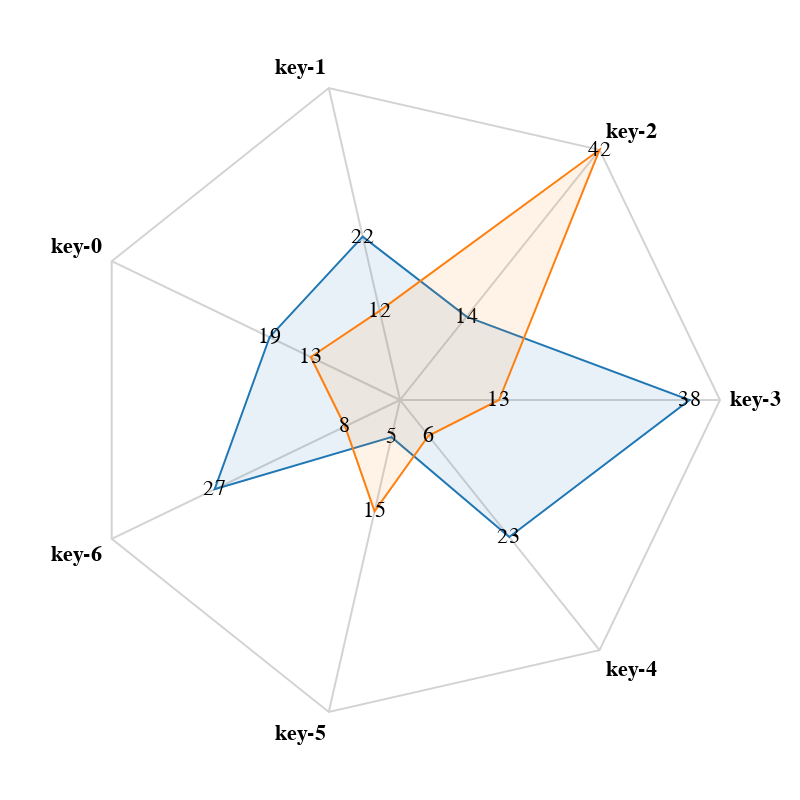

Notebook cell for this chart:
### Markdown cell above
## Radar Chart

### Code cell
using VegaLite

@vgplot(
    height=400,
    padding=40,
    marks=[
        {
            name="categories",
            marks=[
                {
                    name="category-line",
                    encode={
                        enter={
                            stroke={
                                field="category",
                                scale="color"
                            },
                            interpolate={
                                value="linear-closed"
                            },
                            x={
                                signal="scale('radial', datum.value) * cos(scale('angular', datum.key))"
                            },
                            strokeWidth={
                                value=1
                            },
                            fillOpacity={
                                value=0.1
                            },
                            fill={
                                field="category",
                                scale="color"
                            },
                            y={
                                signal="scale('radial', datum.value) * sin(scale('angular', datum.key))"
                            }
                        }
                    },
                    from={
                        data="facet"
                    },
                    type="line"
                },
                {
                    name="value-text",
                    encode={
                        enter={
                            align={
                                value="center"
                            },
                            x={
                                signal="datum.x"
                            },
                            text={
                                signal="datum.datum.value"
                            },
                            baseline={
                                value="middle"
                            },
                            fill={
                                value="black"
                            },
                            y={
                                signal="datum.y"
                            }
                        }
                    },
                    from={
                        data="category-line"
                    },
                    type="text"
                }
            ],
            zindex=1,
            from={
                facet={
                    name="facet",
                    data="table",
                    groupby=[
                        "category"
                    ]
                }
            },
            type="group"
        },
        {
            name="radial-grid",
            encode={
                enter={
                    stroke={
                        value="lightgray"
                    },
                    x2={
                        signal="radius * cos(scale('angular', datum.key))"
                    },
                    x={
                        value=0
                    },
                    y2={
                        signal="radius * sin(scale('angular', datum.key))"
                    },
                    strokeWidth={
                        value=1
                    },
                    y={
                        value=0
                    }
                }
            },
            zindex=0,
            from={
                data="keys"
            },
            type="rule"
        },
        {
            name="key-label",
            encode={
                enter={
                    align=[
                        {
                            test="abs(scale('angular', datum.key)) > PI / 2",
                            value="right"
                        },
                        {
                            value="left"
                        }
                    ],
                    fontWeight={
                        value="bold"
                    },
                    x={
                        signal="(radius + 5) * cos(scale('angular', datum.key))"
                    },
                    text={
                        field="key"
                    },
                    baseline=[
                        {
                            test="scale('angular', datum.key) > 0",
                            value="top"
                        },
                        {
                            test="scale('angular', datum.key) == 0",
                            value="middle"
                        },
                        {
                            value="bottom"
                        }
                    ],
                    fill={
                        value="black"
                    },
                    y={
                        signal="(radius + 5) * sin(scale('angular', datum.key))"
                    }
                }
            },
            zindex=1,
            from={
                data="keys"
            },
            type="text"
        },
        {
            name="outer-line",
            encode={
                enter={
                    stroke={
                        value="lightgray"
                    },
                    interpolate={
                        value="linear-closed"
                    },
                    x={
                        field="x2"
                    },
                    strokeWidth={
                        value=1
                    },
                    y={
                        field="y2"
                    }
                }
            },
            from={
                data="radial-grid"
            },
            type="line"
        }
    ],
    encode={
        enter={
            x={
                signal="radius"
            },
            y={
                signal="radius"
            }
        }
    },
    data=[
        {
            name="table",
            values=[
                {
                    key="key-0",
                    value=19,
                    category=0
                },
                {
                    key="key-1",
                    value=22,
                    category=0
                },
                {
                    key="key-2",
                    value=14,
                    category=0
                },
                {
                    key="key-3",
                    value=38,
                    category=0
                },
                {
                    key="key-4",
                    value=23,
                    category=0
                },
                {
                    key="key-5",
                    value=5,
                    category=0
                },
                {
                    key="key-6",
                    value=27,
                    category=0
                },
                {
                    key="key-0",
                    value=13,
                    category=1
                },
                {
                    key="key-1",
                    value=12,
                    category=1
                },
                {
                    key="key-2",
                    value=42,
                    category=1
                },
                {
                    key="key-3",
                    value=13,
                    category=1
                },
                {
                    key="key-4",
                    value=6,
                    category=1
                },
                {
                    key="key-5",
                    value=15,
                    category=1
                },
                {
                    key="key-6",
                    value=8,
                    category=1
                }
            ]
        },
        {
            name="keys",
            source="table",
            transform=[
                {
                    groupby=[
                        "key"
                    ],
                    type="aggregate"
                }
            ]
        }
    ],
    scales=[
        {
            name="angular",
            padding=0.5,
            range={
                signal="[-PI, PI]"
            },
            domain={
                data="table",
                field="key"
            },
            type="point"
        },
        {
            name="radial",
            zero=true,
            nice=false,
            range={
                signal="[0, radius]"
            },
            domain={
                data="table",
                field="value"
            },
            domainMin=0,
            type="linear"
        },
        {
            name="color",
            range={
                scheme="category10"
            },
            domain={
                data="table",
                field="category"
            },
            type="ordinal"
        }
    ],
    width=400,
    autosize={
        contains="padding",
        type="none"
    },
    signals=[
        {
            name="radius",
            update="width / 2"
        }
    ]
)

### Figure 1 — Vega specification as saved in the notebook (floating-point values rounded to 4 significant figures)
{"autosize": {"contains": "padding", "type": "none"}, "data": [{"name": "table", "values": [{"category": 0, "key": "key-0", "value": 19}, {"category": 0, "key": "key-1", "value": 22}, {"category": 0, "key": "key-2", "value": 14}, {"category": 0, "key": "key-3", "value": 38}, {"category": 0, "key": "key-4", "value": 23}, {"category": 0, "key": "key-5", "value": 5}, {"category": 0, "key": "key-6", "value": 27}, {"category": 1, "key": "key-0", "value": 13}, {"category": 1, "key": "key-1", "value": 12}, {"category": 1, "key": "key-2", "value": 42}, {"category": 1, "key": "key-3", "value": 13}, {"category": 1, "key": "key-4", "value": 6}, {"category": 1, "key": "key-5", "value": 15}, {"category": 1, "key": "key-6", "value": 8}]}, {"name": "keys", "source": "table", "transform": [{"groupby": ["key"], "type": "aggregate"}]}], "encode": {"enter": {"x": {"signal": "radius"}, "y": {"signal": "radius"}}}, "height": 400, "marks": [{"from": {"facet": {"data": "table", "groupby": ["category"], "name": "facet"}}, "marks": [{"encode": {"enter": {"fill": {"field": "category", "scale": "color"}, "fillOpacity": {"value": 0.1}, "interpolate": {"value": "linear-closed"}, "stroke": {"field": "category", "scale": "color"}, "strokeWidth": {"value": 1}, "x": {"signal": "scale('radial', datum.value) * cos(scale('angular', datum.key))"}, "y": {"signal": "scale('radial', datum.value) * sin(scale('angular', datum.key))"}}}, "from": {"data": "facet"}, "name": "category-line", "type": "line"}, {"encode": {"enter": {"align": {"value": "center"}, "baseline": {"value": "middle"}, "fill": {"value": "black"}, "text": {"signal": "datum.datum.value"}, "x": {"signal": "datum.x"}, "y": {"signal": "datum.y"}}}, "from": {"data": "category-line"}, "name": "value-text", "type": "text"}], "name": "categories", "type": "group", "zindex": 1}, {"encode": {"enter": {"stroke": {"value": "lightgray"}, "strokeWidth": {"value": 1}, "x": {"value": 0}, "x2": {"signal": "radius * cos(scale('angular', datum.key))"}, "y": {"value": 0}, "y2": {"signal": "radius * sin(scale('angular', datum.key))"}}}, "from": {"data": "keys"}, "name": "radial-grid", "type": "rule", "zindex": 0}, {"encode": {"enter": {"align": [{"test": "abs(scale('angular', datum.key)) > PI / 2", "value": "right"}, {"value": "left"}], "baseline": [{"test": "scale('angular', datum.key) > 0", "value": "top"}, {"test": "scale('angular', datum.key) == 0", "value": "middle"}, {"value": "bottom"}], "fill": {"value": "black"}, "fontWeight": {"value": "bold"}, "text": {"field": "key"}, "x": {"signal": "(radius + 5) * cos(scale('angular', datum.key))"}, "y": {"signal": "(radius + 5) * sin(scale('angular', datum.key))"}}}, "from": {"data": "keys"}, "name": "key-label", "type": "text", "zindex": 1}, {"encode": {"enter": {"interpolate": {"value": "linear-closed"}, "stroke": {"value": "lightgray"}, "strokeWidth": {"value": 1}, "x": {"field": "x2"}, "y": {"field": "y2"}}}, "from": {"data": "radial-grid"}, "name": "outer-line", "type": "line"}], "padding": 40, "scales": [{"domain": {"data": "table", "field": "key"}, "name": "angular", "padding": 0.5, "range": {"signal": "[-PI, PI]"}, "type": "point"}, {"domain": {"data": "table", "field": "value"}, "domainMin": 0, "name": "radial", "nice": false, "range": {"signal": "[0, radius]"}, "type": "linear", "zero": true}, {"domain": {"data": "table", "field": "category"}, "name": "color", "range": {"scheme": "category10"}, "type": "ordinal"}], "signals": [{"name": "radius", "update": "width / 2"}], "width": 400}
